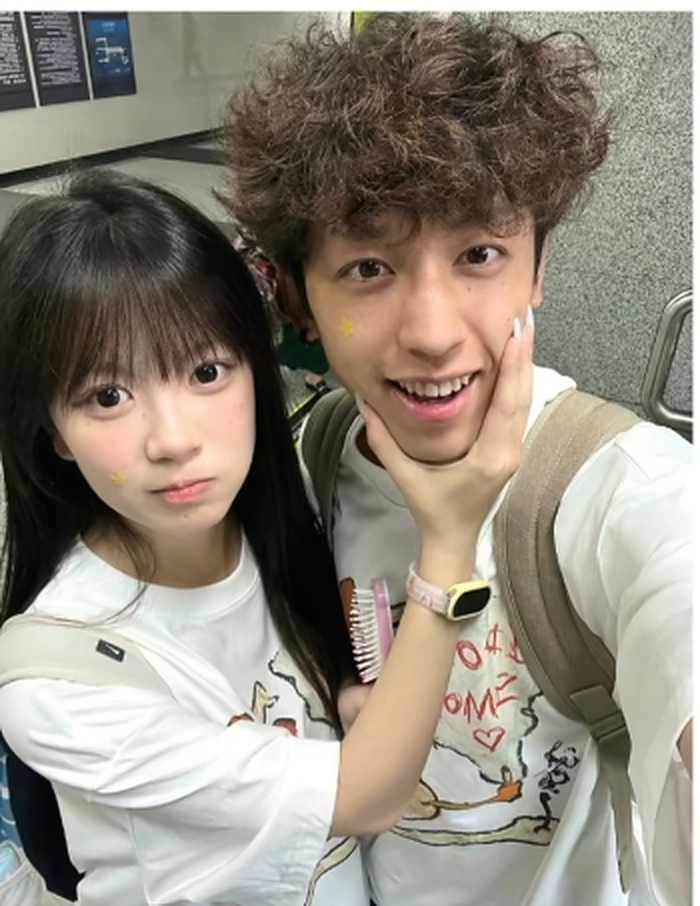
#> input picture scribble-couple/references/originals/original-A.jpg, 1400 x 1812 px, found by its file name (shown at 1/2 size)
$ python compare_v7.py
#> lines starting #> are read from the running program, lines starting #| are printed output that depends on the picture
from PIL import Image, ImageDraw, ImageFont
import os

CEL_W, CEL_H = 360, 400
HEAD = 54
GAP = 10
PAD = 16
COLS = [
    ("ORIGINAL PHOTO", None),
    ("ARTIST ORIGINAL  =  TARGET", None),
    ("PREVIOUS RENDER", None),
    ("NEW V1  REPRODUCTION", None),
    ("NEW V2  REPRODUCTION", None),
]
rows = [
    ("A", "references/originals/original-A.jpg", "references/artworks/clean/artwork-A.jpg",
     "examples/out-v3/01-A-halfbody.jpg", "examples/out-v7/01-A-v1.jpg", "examples/out-v7/02-A-v2.jpg"),
    ("B", "references/originals/original-B.jpg", "references/artworks/clean/artwork-B.jpg",
     "examples/out-v3/04-B-halfbody.jpg", "examples/out-v7/03-B-v1.jpg", "examples/out-v7/04-B-v2.jpg"),
    ("C", "references/originals/original-C.jpg", "references/artworks/clean/artwork-C.jpg",
     "examples/out-v3/07-C-halfbody.jpg", "examples/out-v7/05-C-v1.jpg", "examples/out-v7/06-C-v2.jpg"),
    ("D", "references/originals/original-D.jpg", "references/artworks/clean/artwork-D.jpg",
     "examples/out-v2/01-style-v2.jpg", "examples/out-v7/07-D-v1.jpg", "examples/out-v7/08-D-v2.jpg"),
    ("E", "references/originals/original-E.jpg", "references/artworks/clean/artwork-E.jpg",
     "examples/out-v4/08-E-heavy.jpg", "examples/out-v7/09-E-v1.jpg", "examples/out-v7/10-E-v2.jpg"),
]

W = PAD * 2 + CEL_W * 5 + GAP * 4
H = PAD * 2 + HEAD + (CEL_H + GAP) * 5
sheet = Image.new("RGB", (W, H), "white")
#> sheet: PIL image 1872x2136 RGB; every value is 255
d = ImageDraw.Draw(sheet)
try:
    font = ImageFont.truetype("/usr/share/fonts/truetype/dejavu/DejaVuSans-Bold.ttf", 19)
    fsmall = ImageFont.truetype("/usr/share/fonts/truetype/dejavu/DejaVuSans-Bold.ttf", 15)
except Exception:
    font = fsmall = ImageFont.load_default()

for i, (label, _) in enumerate(COLS):
    x = PAD + i * (CEL_W + GAP)
    color = (40, 40, 40)
    if i == 1:
        color = (200, 40, 40)
    if i == 2:
        color = (40, 70, 160)
    d.text((x + 6, PAD + 12), label, font=font, fill=color)

def fit(img, w, h):
    r = min(w / img.width, h / img.height)
    return img.resize((max(1, int(img.width * r)), max(1, int(img.height * r))), Image.LANCZOS)

for r, (tag, *paths) in enumerate(rows):
    y = PAD + HEAD + r * (CEL_H + GAP)
    for c, p in enumerate(paths):
        x = PAD + c * (CEL_W + GAP)
        im = Image.open(p).convert("RGB")
#> im is the input picture: PIL image 1400x1812 RGB; mean R, G, B 143.7, 136.2, 124.4
        im = fit(im, CEL_W - 8, CEL_H - 8)
#> in fit, `return img.resize((max(1, int(img.width * r)), max(1, int(img.height *..`:
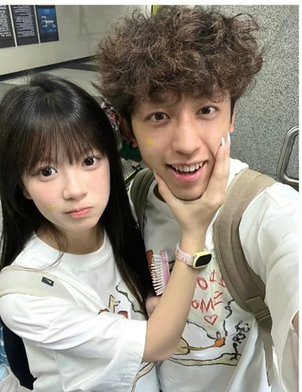
#> returned value: PIL image 302x392 RGB; mean R, G, B 143.7, 136.2, 124.4
        ox = x + (CEL_W - im.width) // 2
#> ox = 45
        oy = y + (CEL_H - im.height) // 2
#> oy = 74
        sheet.paste(im, (ox, oy))
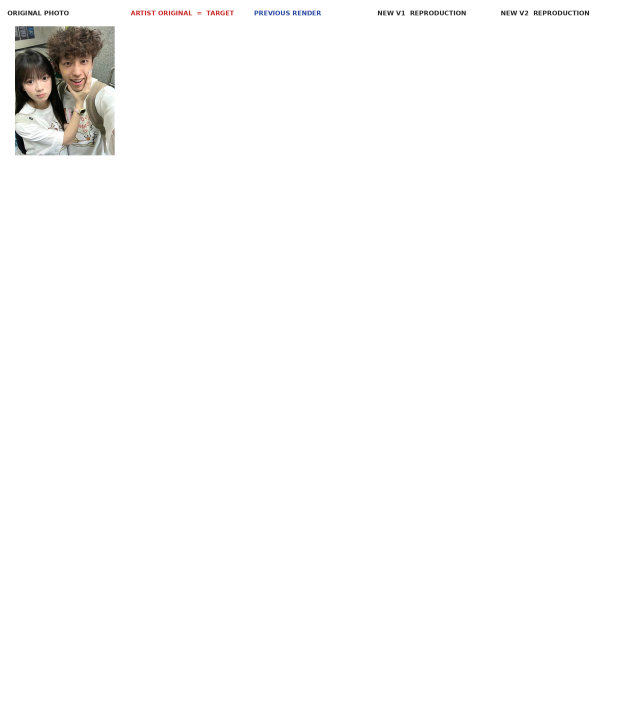
#> sheet: PIL image 1872x2136 RGB (shown at 1/3 size); mean R, G, B 251.4, 251.1, 250.8
#> (the run stopped early here; a loop or call above may not have finished)
